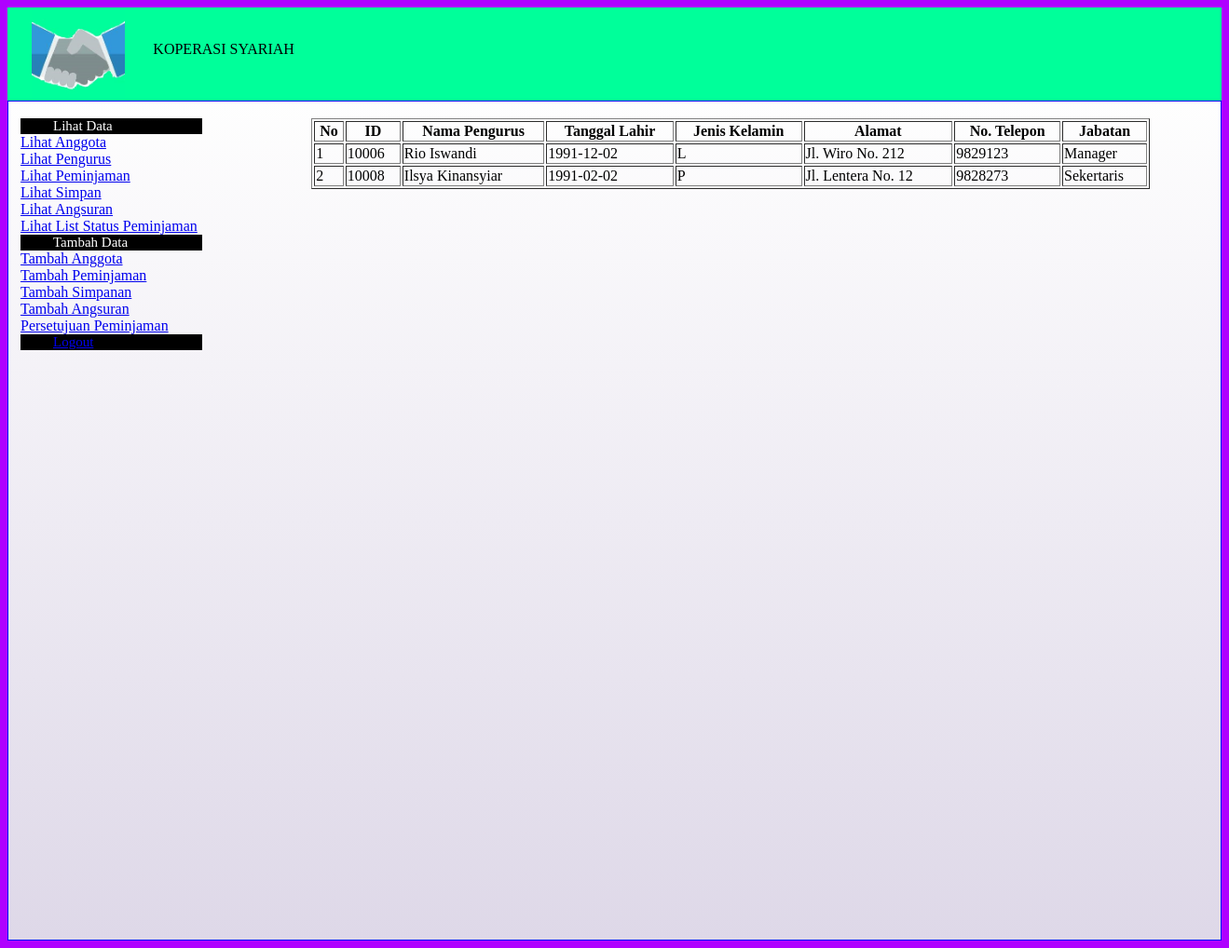
Page /Koperasi/Lihat_Pengurus.php on the committed database.
### tables this page shows
CREATE TABLE `anggota_pengurus` (
  `ID_Anggota` int(10) NOT NULL,
  `Nama_Anggota` varchar(30) DEFAULT NULL,
  `Username` varchar(20) DEFAULT NULL,
  `Password` varchar(10) DEFAULT NULL,
  `Alamat` varchar(100) DEFAULT NULL,
  `Tanggal_Lahir` date DEFAULT NULL,
  `No_Telpon` int(15) DEFAULT NULL,
  `Jenis_Kelamin` char(15) DEFAULT NULL,
  `Jabatan` varchar(30) DEFAULT NULL
);

### Koperasi/Lihat_Pengurus.php (the view, shortened to what this page needs)
<?php
include "connect.php";
	?>
<!doctype html>
<html>
	<head>
	<link rel="stylesheet" type="text/css" href="css/parts.css">
	</head>
	<body style="background:#AF01FF">
		<div id="atas">
		<div id="atas_kiri">
		<img src="img/logo.jpg" width="100" height="100" alt="gambar"/>
		</div>
		<div id="atas_kanan">
		</br>KOPERASI SYARIAH
		</div>
		</div>
		<div id="tengah">
		<div id="tengah_kiri">
		<div class="menu-header">Lihat Data</div>
			<ul>
				<li><a href="Lihat_Anggota.php">Lihat Anggota</a></li>
				<li><a href="Lihat_Pengurus.php">Lihat Pengurus</a></li>
				<li><a href="Lihat_Peminjaman.php">Lihat Peminjaman</a></li>
				<li><a href="Lihat_Simpan.php">Lihat Simpan</a></li>
				<li><a href="Lihat_Angsuran.php">Lihat Angsuran</a></li>
				<li><a href="Lihat_List_Status_Peminjaman.php">Lihat List Status Peminjaman</a></li>
			</ul>
			<div class="menu-header">Tambah Data</div>
			<ul>
				<li><a href="Form_Anggota.php">Tambah Anggota</a></li>
				<li><a href="Form_Peminjaman.php">Tambah Peminjaman</a></li>
				<li><a href="Form_Simpanan.php">Tambah Simpanan</a></li>
				<li><a href="Form_Angsuran.php">Tambah Angsuran</a></li>
				<li><a href="Form_Persetujuan_Peminjaman.php">Persetujuan Peminjaman</a></li>
			</ul>
			<div class="menu-header"><a href="logout.php">Logout</a></div>
		</div>
		<div id="tengah_kanan">
		<table border='1' width='900'>
		<tr>
			<th>No</th>
			<th>ID</th>
			<th>Nama Pengurus</th>
			<th>Tanggal Lahir</th>
			<th>Jenis Kelamin</th>
			<th>Alamat</th>
			<th>No. Telepon</th>
			<th>Jabatan</th>
		</tr>
		<?php
		$i=0;
		$query="SELECT * FROM anggota_pengurus ORDER BY ID_Anggota ASC";
		$sql= mysqli_query($conn,$query);
		while($data=mysqli_fetch_array($sql)){
			$i++;
		echo "
			<tr>
			<td>".$i."</td>
			<td>".$data[ID_Anggota]."</td>
			<td>".$data[Nama_Anggota]."</td>
			<td>".$data[Tanggal_Lahir]."</td>
			<td>".$data[Jenis_Kelamin]."</td>
			<td>".$data[Alamat]."</td>
			<td>".$data[No_Telpon]."</td>
			<td>".$data[Jabatan]."</td>
			</tr>";
		}
		echo '</table>'
		?>
		</div>
		</div>
	</body>
</html>

### Koperasi/css/parts.css (style rules this page uses)
#atas { max-width:1450px; height:100px; border:1px #01B4FF; margin:0 auto; background: #00FF9A; }
#atas_kiri { background:; float: left; width:10%; height:100%; border:none; margin-left:2%; border-top:none; border-left:none; }
#tengah { max-width:1450px; height:900px; border:1px solid blue; margin:0 auto; background: linear-gradient(to bottom,#fefefe,#ded8e8); }
#tengah_kiri { background:; float: left; width:15%; height:100%; border:none; margin-left:1%; border-top:none; border-left:none; }
#tengah_kanan { width:85%; height:100%; margin-left:25% }
.menu-header { text-decoration: none; color: white; font-size: 15px; padding-left:35px; display:block; background-color:black }
ul { display: inline; margin: 0; padding: 0; }
ul li { display:block; }

### rows in the picture
anggota_pengurus: ID_Anggota "10006", Nama_Anggota "Rio Iswandi", Tanggal_Lahir "1991-12-02", Jenis_Kelamin "L", Alamat "Jl. Wiro No. 212", No_Telpon "9829123", Jabatan "Manager"
anggota_pengurus: ID_Anggota "10008", Nama_Anggota "Ilsya Kinansyiar", Tanggal_Lahir "1991-02-02", Jenis_Kelamin "P", Alamat "Jl. Lentera No. 12", No_Telpon "9828273", Jabatan "Sekertaris"
